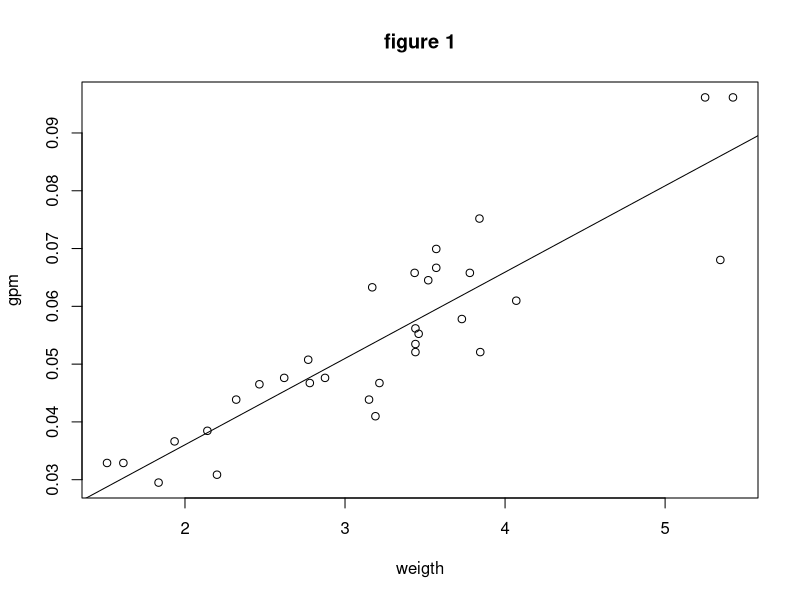
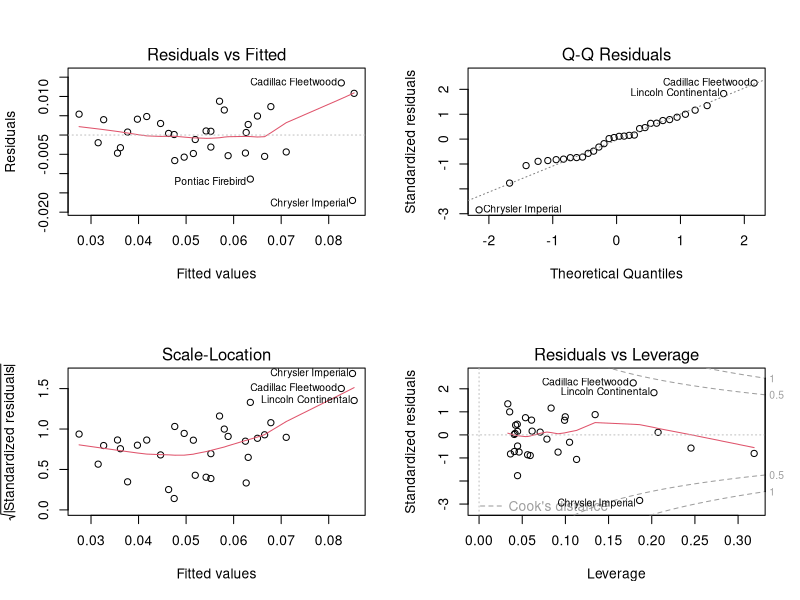
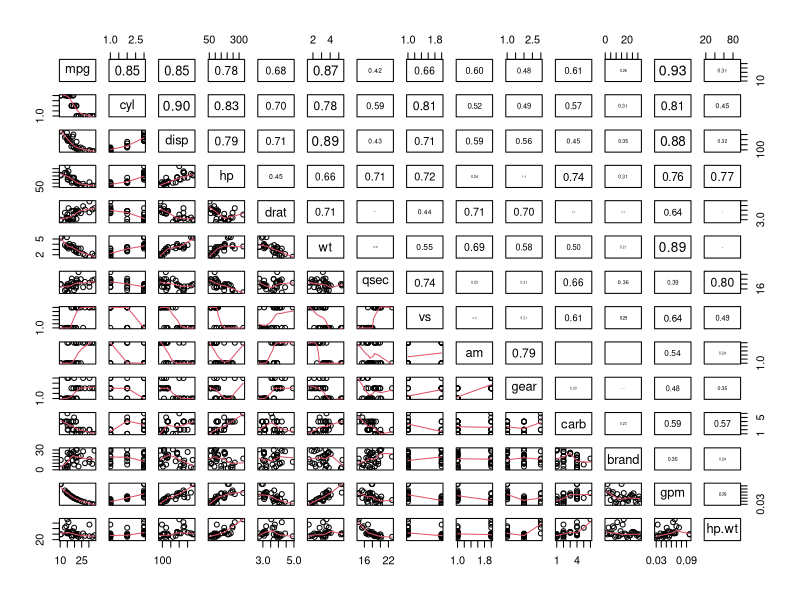

Here is the R script that generated these plots, in order:
## ---- chunk 1

# loadi in the mtcars dataset
data(mtcars)

# transfor certain variables into factors.

mtcars$brand <- make.names(rownames(mtcars))

fl <- c("cyl", "vs", "gear", "carb", "am","brand")
mtcars[,fl] <- lapply(fl, function(fl) {factor(mtcars[,fl])})
# add brand column 
mtcars$gpm <- 1/mtcars$mpg
mtcars$hp.wt <- mtcars$hp/mtcars$wt

str(mtcars)

## ---- chunk 2

gpmwt <- lm(gpm ~ wt, data = mtcars)
gpmwt
plot(mtcars$wt, mtcars$gpm, xlab="weigth", ylab="gpm", main="figure 1")
abline(gpmwt)
## ---- chunk 3

gpm2 <- lm(gpm ~ wt + hp.wt, data = mtcars)
gpm2

summary(gpm2)

par(mfrow=c(2, 2))
plot(gpm2)

## ---- chunk 4

panel.cor <- function(x, y, digits=2, prefix="", cex.cor, ...)
{
        usr <- par("usr"); on.exit(par(usr))
        par(usr = c(0, 1, 0, 1))
        r <- abs(cor(x, y))
        txt <- format(c(r, 0.123456789), digits=digits)[1]
        txt <- paste(prefix, txt, sep="")
        if(missing(cex.cor)) cex.cor <- 0.8/strwidth(txt)
        text(0.5, 0.5, txt, cex = cex.cor * r)
}

pairs(mpg ~ ., data = mtcars,lower.panel=panel.smooth, upper.panel=panel.cor)


## ---- chunk 5

# initialmodel <- lm(mpg ~ ., data = mtcars)
# bestmodel <- step(initialmodel, direction = "both")
# summary(bestmodel)

